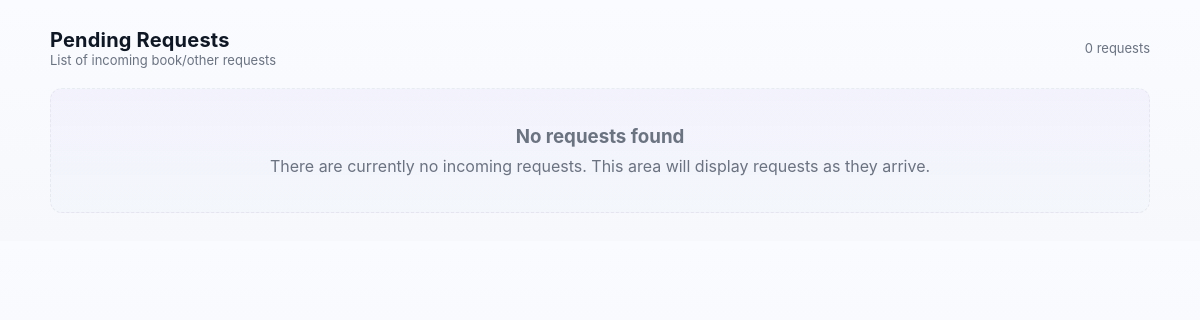
The page /requests/books/ (signed in) on the database as committed earlier.
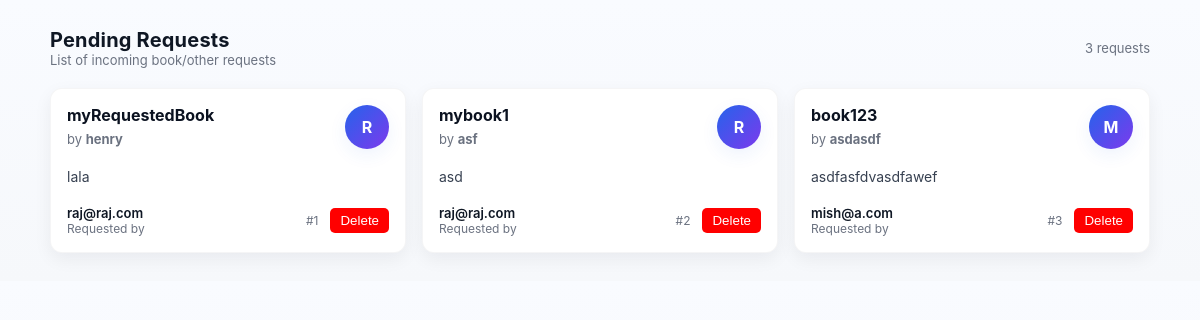
The same page on the database as committed later.
### core/models.py (models this page shows, shortened)
class BookRequest(models.Model):
    REQUEST_STATUS = [
        ("PENDING", "Pending"),
        ("REVIEWED", "Reviewed"),
        ("REJECTED", "Rejected"),
    ]
    requestedBy = models.ForeignKey(User, verbose_name='RequestedBy', on_delete=models.CASCADE)
    title = models.CharField(max_length=200)
    author = models.CharField(max_length=100, blank=True, null=True)
    description = models.TextField(blank=True, null=True)
    status = models.CharField(max_length=10, choices=REQUEST_STATUS, default="PENDING")
    requested_at = models.DateTimeField(auto_now_add=True)

class User(AbstractUser):
    class Role_choice(models.TextChoices):
        STUDENT = "STU", "Student"
        FACULTY = "FAC", "Faculty"
        LIBRARIAN = "LIB", "Librarian"
        ADMIN = "ADM", "Admin"
    role = models.CharField(max_length=50,choices=Role_choice.choices,default=Role_choice.STUDENT)

### core/views.py (the view)
# urls.py: path('requests/books/',RequestedBookView.as_view(),name='requestedbooks'),
class RequestedBookView(LoginRequiredMixin,UserPassesTestMixin,ListView):
    model=BookRequest
    template_name = 'core/requestedbook.html'
    context_object_name = 'requests'
    def test_func(self):
        return self.request.user.is_staff

### core/templates/core/requestedbook.html (shortened to what this page needs)
<!doctype html>
<html lang="en">
<head>
</head>
<body>
  <div class="container">
    <header>
      <div>
        <h1>Pending Requests</h1>
        <div class="sub">List of incoming book/other requests</div>
      </div>
      <div class="sub">{{ requests|length }} request{% if requests|length != 1 %}s{% endif %}</div>
    </header>
    {% if requests %}
      <div class="grid">
        {% for r in requests %}
          <article class="card" role="article" aria-label="{{ r.title }}">
            <div class="title-row">
              <div style="flex:1; min-width:0;">
                <div class="book-title">{{ r.title }}</div>
                <div class="book-meta">by <strong>{{ r.author }}</strong></div>
              </div>
              <div style="text-align:right;">
                <div class="avatar" title="{{ r.requestedBy.username }}">
                  {{ r.requestedBy.username|slice:":1"|upper }}
                </div>
              </div>
            </div>
            <div class="desc">
              {{ r.description|linebreaksbr }}
            </div>
            <div class="meta-row" aria-hidden="false">
              <div>
                <div class="username">{{ r.requestedBy.username }}</div>
                <div class="small-muted">Requested by</div>
              </div>
              <div style="margin-left:auto; text-align:right;">
                <div class="small-muted">#{{ r.id }}</div>
              </div>
              <div>
                <form method="post" action="{% url 'request_delete' r.id %}">
        <button type="submit" onclick="return confirm('Are you sure you want to delete this?');"
                style="background:red;color:white;padding:5px 10px;border:none;border-radius:5px;">
          Delete
        </button>
              </div>
            </div>
          </article>
        {% endfor %}
      </div>
    {% else %}
      <div class="empty">
        <h3 style="margin:0 0 8px 0">No requests found</h3>
        <p style="margin:0">There are currently no incoming requests. This area will display requests as they arrive.</p>
      </div>
    {% endif %}
  </div>
</body>
</html>

Rows that differ between the two databases and show on the page:
added BookRequest: title "myRequestedBook", author "henry", requestedBy.username "R", description "lala", requestedBy.username "raj@raj.com", id "1"
added BookRequest: title "mybook1", author "asf", requestedBy.username "R", description "asd", requestedBy.username "raj@raj.com", id "2"
added BookRequest: title "book123", author "asdasdf", requestedBy.username "M", description "asdfasfdvasdfawef", requestedBy.username "mish@a.com", id "3"
Other text that changed with them:
{{ requests|length }}: "0" → "3"
text no longer shown: "No requests found There are currently no incoming requests. This area will display requests as they arrive."
